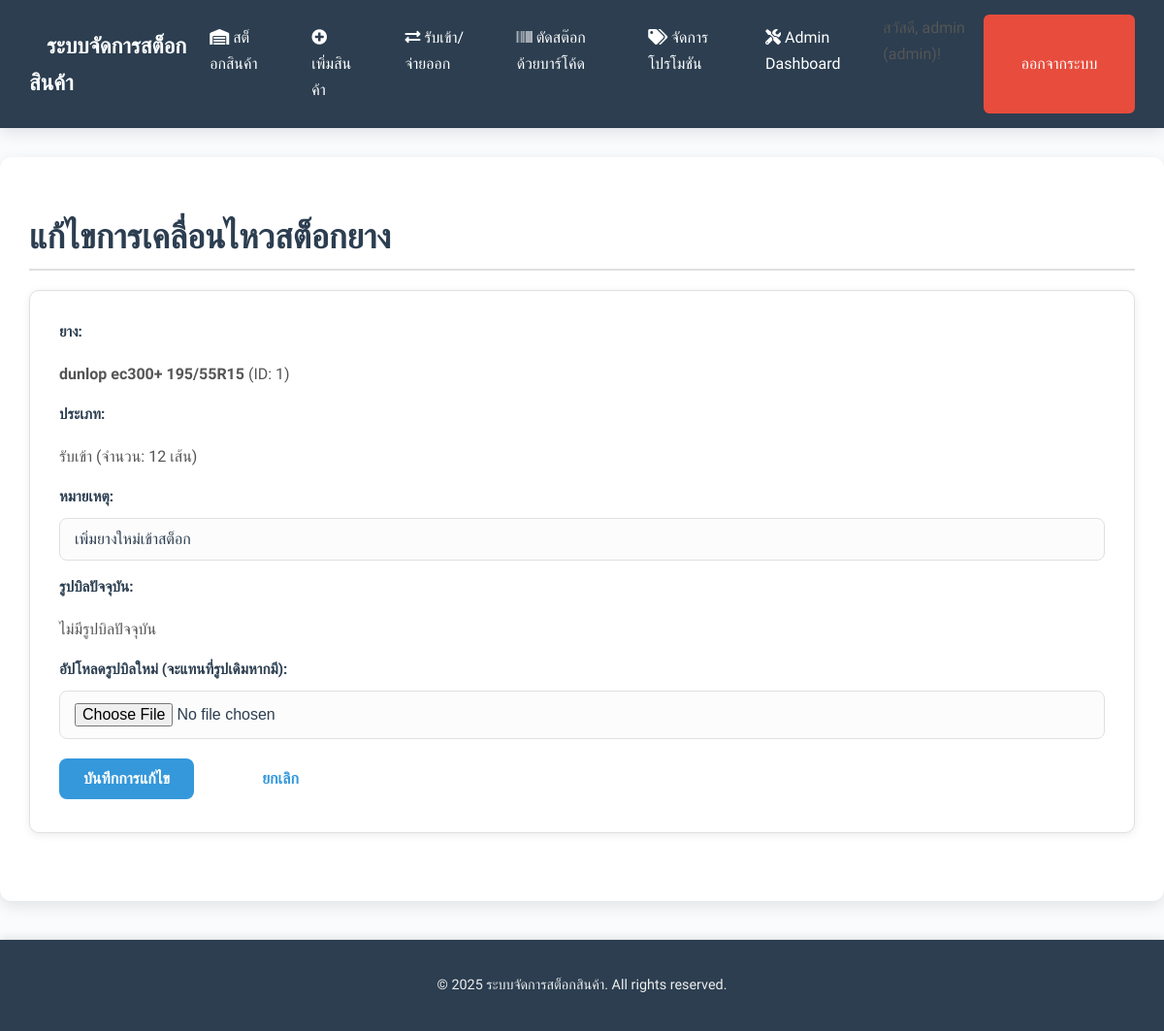
Page /edit_tire_movement/1 (signed in) on the committed database.
### tables this page shows
CREATE TABLE users (
                id INTEGER PRIMARY KEY AUTOINCREMENT,
                username TEXT UNIQUE NOT NULL,
                password TEXT NOT NULL,
                role TEXT NOT NULL DEFAULT 'viewer'
            );

CREATE TABLE tires (
                id INTEGER PRIMARY KEY AUTOINCREMENT,
                brand TEXT NOT NULL,
                model TEXT NOT NULL,
                size TEXT NOT NULL,
                quantity INTEGER DEFAULT 0,
                cost_sc REAL NULL, 
                cost_dunlop REAL NULL,
                cost_online REAL NULL,
                wholesale_price1 REAL NULL,
                wholesale_price2 REAL NULL,
                price_per_item REAL NOT NULL,
                promotion_id INTEGER NULL,
                year_of_manufacture INTEGER NULL,
                is_deleted BOOLEAN DEFAULT 0, -- ADDED FOR SOFT DELETE
                UNIQUE(brand, model, size),
                FOREIGN KEY (promotion_id) REFERENCES promotions(id) ON DELETE SET NULL
            );

CREATE TABLE tire_movements (
                id INTEGER PRIMARY KEY AUTOINCREMENT,
                tire_id INTEGER NOT NULL,
                timestamp TEXT NOT NULL,
                type TEXT NOT NULL,
                quantity_change INTEGER NOT NULL,
                remaining_quantity INTEGER NOT NULL,
                notes TEXT,
                image_filename TEXT NULL,
                user_id INTEGER NULL,
                FOREIGN KEY (tire_id) REFERENCES tires(id), -- ไม่มี ON DELETE CASCADE
                FOREIGN KEY (user_id) REFERENCES users(id)
            );

### app.py (the view, shortened to what this page needs)
@app.route('/edit_tire_movement/<int:movement_id>', methods=['GET', 'POST'])
@login_required
def edit_tire_movement(movement_id):
    if not current_user.is_admin():
        flash('คุณไม่มีสิทธิ์ในการแก้ไขข้อมูลการเคลื่อนไหวสต็อกยาง', 'danger')
        return redirect(url_for('daily_stock_report'))
    conn = get_db()
    movement = database.get_tire_movement(conn, movement_id)
    if movement is None:
        flash('ไม่พบข้อมูลการเคลื่อนไหวที่ระบุ', 'danger')
        return redirect(url_for('daily_stock_report'))
    movement_data = movement
    movement_data['timestamp'] = convert_to_bkk_time(movement_data['timestamp'])
    return render_template('edit_tire_movement.html', movement=movement_data)

### app.py (called while the page is built)
def get_db():
    if 'db' not in g:
        g.db = database.get_db_connection()
    return g.db

def get_bkk_time():
    return datetime.now(BKK_TZ)

def convert_to_bkk_time(timestamp_obj):
    if timestamp_obj is None:
        return None
    if isinstance(timestamp_obj, str):
        try:
            dt_obj = datetime.fromisoformat(timestamp_obj)
        except ValueError:
            return None
    elif isinstance(timestamp_obj, datetime):
        dt_obj = timestamp_obj
    else:
        return None # Not a datetime object or string
    if dt_obj.tzinfo is None:
        dt_obj = pytz.utc.localize(dt_obj)
    return dt_obj.astimezone(BKK_TZ)

@app.context_processor
def inject_global_data():
    return dict(get_bkk_time=get_bkk_time)

@login_manager.user_loader
def load_user(user_id):
    conn = get_db()
    return database.User.get(conn, user_id)

### database.py (called while the page is built)
def get_tire_movement(conn, movement_id):
    cursor = conn.cursor()
    if "psycopg2" in str(type(conn)):
        cursor.execute("""
            SELECT tm.*, t.brand, t.model, t.size, u.username
            FROM tire_movements tm
            JOIN tires t ON tm.tire_id = t.id
            LEFT JOIN users u ON tm.user_id = u.id
            WHERE tm.id = %s
        """, (movement_id,))
    else:
        cursor.execute("""
            SELECT tm.*, t.brand, t.model, t.size, u.username
            FROM tire_movements tm
            JOIN tires t ON tm.tire_id = t.id
            LEFT JOIN users u ON tm.user_id = u.id
            WHERE tm.id = ?
        """, (movement_id,))
    movement_data = cursor.fetchone()
    if isinstance(movement_data, sqlite3.Row):
        movement_data = dict(movement_data)
    return movement_data

    @staticmethod
    def get(conn, user_id):
        cursor = conn.cursor()
        if "psycopg2" in str(type(conn)):
            cursor.execute("SELECT id, username, password, role FROM users WHERE id = %s", (user_id,))
        else:
            cursor.execute("SELECT id, username, password, role FROM users WHERE id = ?", (user_id,))
        user_data = cursor.fetchone()
        if user_data:
            if isinstance(user_data, sqlite3.Row):
                user_data = dict(user_data)
            return User(user_data['id'], user_data['username'], user_data['password'], user_data['role'])
        return None

    def is_admin(self):
        return self.role == 'admin'

### templates/edit_tire_movement.html
{% extends 'base.html' %}
{% block content %}
<h2>แก้ไขการเคลื่อนไหวสต็อกยาง</h2>
<div class="form-section">
    <form action="{{ url_for('edit_tire_movement', movement_id=movement.id) }}" method="post" enctype="multipart/form-data">
        <div class="form-group">
            <label>ยาง:</label>
            <p><strong>{{ movement.brand }} {{ movement.model }} {{ movement.size }}</strong> (ID: {{ movement.tire_id }})</p>
        </div>
        <div class="form-group">
            <label>ประเภท:</label>
            <p>{{ 'รับเข้า' if movement.type == 'IN' else 'จ่ายออก' }} (จำนวน: {{ movement.quantity_change }} เส้น)</p>
        </div>
        <div class="form-group">
            <label for="notes">หมายเหตุ:</label>
            <input type="text" id="notes" name="notes" value="{{ movement.notes if movement.notes else '' }}">
        </div>
        <div class="form-group">
            <label>รูปบิลปัจจุบัน:</label>
            {% if movement.image_filename %}
                <p>
                    <a href="{{ movement.image_filename }}" target="_blank">
                        <img src="{{ movement.image_filename }}" alt="Bill Image" style="max-width: 150px; height: auto; border: 1px solid #ccc;">
                    </a>
                </p>
                <div class="form-check">
                    <input type="checkbox" id="delete_existing_image" name="delete_existing_image">
                    <label for="delete_existing_image">ลบรูปบิลปัจจุบัน</label>
                </div>
            {% else %}
                <p>ไม่มีรูปบิลปัจจุบัน</p>
            {% endif %}
        </div>
        <div class="form-group">
            <label for="bill_image">อัปโหลดรูปบิลใหม่ (จะแทนที่รูปเดิมหากมี):</label>
            <input type="file" id="bill_image" name="bill_image" accept="image/*">
        </div>
        <button type="submit" class="btn btn-primary">บันทึกการแก้ไข</button>
        <a href="{{ url_for('daily_stock_report') }}" class="btn btn-secondary">ยกเลิก</a>
    </form>
</div>
{% endblock %}

### templates/base.html (shortened to what this page needs)
<!DOCTYPE html>
<html lang="th">
<head>
    <link rel="stylesheet" href="https://cdnjs.cloudflare.com/ajax/libs/font-awesome/5.15.4/css/all.min.css">
    <link rel="stylesheet" href="{{ url_for('static', filename='style.css') }}">
    <link href="{{ url_for('static', filename='lib/select2/select2.min.css') }}" rel="stylesheet" />
</head>
<body>
    <nav class="navbar">
        <div class="navbar-brand">
            <a href="{{ url_for('index') }}">ระบบจัดการสต็อกสินค้า</a>
        </div>
        <div class="navbar-links">
            <a href="{{ url_for('index') }}"><i class="fas fa-warehouse"></i> สต็อกสินค้า</a>
            <a href="{{ url_for('add_item') }}"><i class="fas fa-plus-circle"></i> เพิ่มสินค้า</a>
            <a href="{{ url_for('stock_movement') }}"><i class="fas fa-exchange-alt"></i> รับเข้า/จ่ายออก</a>
            <a href="{{ url_for('barcode_scanner_page') }}"><i class="fas fa-barcode"></i> ตัดสต๊อกด้วยบาร์โค้ด</a>
            {% if current_user.is_authenticated and current_user.username == 'admin' %}
            <a href="{{ url_for('promotions') }}"><i class="fas fa-tags"></i> จัดการโปรโมชัน</a>
                {% endif %}
            {% if current_user.is_authenticated %}
                {% if current_user.is_authenticated and current_user.username == 'admin' %}
                    <a href="{{ url_for('admin_dashboard') }}"><i class="fas fa-tools"></i> Admin Dashboard</a>
                {% endif %}
                <span class="user-info">สวัสดี, {{ current_user.username }} ({{ current_user.role }})!</span>
                <a href="{{ url_for('logout') }}" class="btn btn-danger">ออกจากระบบ</a>
            {% else %}
                <a href="{{ url_for('login') }}" class="btn btn-danger">เข้าสู่ระบบ</a>
            {% endif %}
        </div>
    </nav>
    <div class="container">
        {% block content %}{% endblock %}
    </div>
    <footer>
        <p>&copy; {{ get_bkk_time().year }} ระบบจัดการสต็อกสินค้า. All rights reserved.</p>
    </footer>
</body>
</html>

### static/style.css (style rules this page uses)
:root { --primary-color: #3498db; --primary-dark: #2980b9; --secondary-color: #2ecc71; --accent-color: #f39c12; --danger-color: #e74c3c; --danger-dark: #c0392b; --text-dark: #2c3e50; --text-light: #555; --bg-light: #f9fbfd; --bg-white: #ffffff; --border-color: #e0e0e0; --shadow-light: 0 2px 8px rgba(0, 0, 0, 0.08); --shadow-medium: 0 5px 15px rgba(0, 0, 0, 0.1); }
body { font-family: 'Prompt', sans-serif, 'Segoe UI', Tahoma, Geneva, Verdana; margin: 0; padding: 0; background-color: var(--bg-light); color: var(--text-light); line-height: 1.7; font-size: 16px; -webkit-font-smoothing: antialiased; -moz-osx-font-smoothing: grayscale; }
.container { max-width: 1280px; margin: 30px auto; padding: 30px; background-color: var(--bg-white); border-radius: 12px; box-shadow: var(--shadow-medium); transition: all 0.3s ease-in-out; }
h1, h2, h3, h4 { color: var(--text-dark); margin-bottom: 20px; font-weight: 600; line-height: 1.3; }
h2 { font-size: 2.2em; border-bottom: 2px solid var(--border-color); padding-bottom: 10px; margin-top: 30px; }
.navbar { background-color: var(--text-dark); padding: 15px 30px; box-shadow: var(--shadow-medium); display: flex; justify-content: space-between; align-items: center; }
.navbar a { color: white; text-decoration: none; padding: 10px 18px; border-radius: 6px; transition: background-color 0.3s ease, transform 0.2s ease; font-weight: 500; }
.navbar-brand a { font-size: 1.4em; font-weight: 700; }
.navbar-links { display: flex; gap: 15px; }
.form-section { background-color: var(--bg-white); padding: 30px; border-radius: 10px; box-shadow: var(--shadow-light); margin-bottom: 40px; border: 1px solid var(--border-color); }
.form-group { flex: 1; min-width: 250px; margin-bottom: 15px; }
label { display: block; margin-bottom: 8px; font-weight: 600; color: var(--text-dark); font-size: 0.95em; }
input[type="text"], input[type="number"], input[type="email"], input[type="password"], input[type="date"], input[type="file"], select, textarea { width: 100%; padding: 12px 15px; border: 1px solid var(--border-color); border-radius: 8px; box-sizing: border-box; font-size: 1em; color: var(--text-dark); background-color: #fcfcfc; transition: border-color 0.3s ease, box-shadow 0.3s ease; }
.btn { display: inline-flex; align-items: center; justify-content: center; padding: 12px 25px; border: none; border-radius: 8px; cursor: pointer; font-size: 1em; font-weight: 600; text-align: center; text-decoration: none; transition: all 0.3s ease; min-width: 120px; }
.btn-primary { background-color: var(--primary-color); color: white; }
.btn-danger { background-color: var(--danger-color); color: white; }
a { color: var(--primary-color); text-decoration: none; transition: color 0.3s ease; }
footer { text-align: center; padding: 20px; margin-top: 40px; background-color: var(--text-dark); color: #eee; font-size: 0.9em; box-shadow: 0 -2px 8px rgba(0, 0, 0, 0.1); }

### rows in the picture
users: username "admin", role "admin"
tires: brand "dunlop", model "ec300+", size "195/55R15"
tire_movements: tire_id "1", type "รับเข้า", quantity_change "12", notes "เพิ่มยางใหม่เข้าสต็อก"

### other values in the picture
{{ get_bkk_time().year }} "2025"
